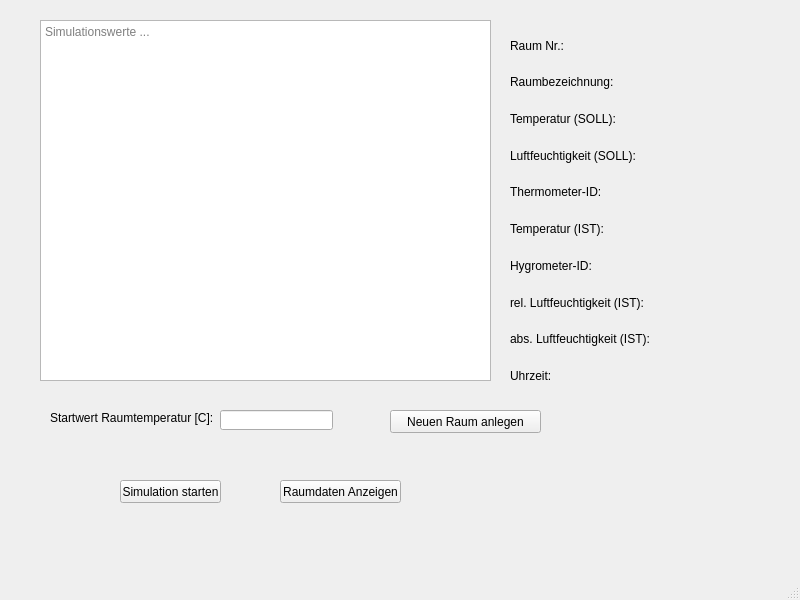
<?xml version="1.0" encoding="UTF-8"?>
<ui version="4.0">
 <class>MainWindow</class>
 <widget class="QMainWindow" name="MainWindow">
  <property name="geometry">
   <rect>
    <x>0</x>
    <y>0</y>
    <width>800</width>
    <height>600</height>
   </rect>
  </property>
  <property name="windowTitle">
   <string>MainWindow</string>
  </property>
  <widget class="QWidget" name="centralwidget">
   <widget class="QPushButton" name="btn_create_room">
    <property name="geometry">
     <rect>
      <x>390</x>
      <y>410</y>
      <width>151</width>
      <height>23</height>
     </rect>
    </property>
    <property name="text">
     <string>Neuen Raum anlegen</string>
    </property>
   </widget>
   <widget class="QPushButton" name="btn_show_sim_data">
    <property name="geometry">
     <rect>
      <x>280</x>
      <y>480</y>
      <width>121</width>
      <height>23</height>
     </rect>
    </property>
    <property name="text">
     <string>Raumdaten Anzeigen</string>
    </property>
   </widget>
   <widget class="QPushButton" name="btn_exec_sim">
    <property name="geometry">
     <rect>
      <x>120</x>
      <y>480</y>
      <width>101</width>
      <height>23</height>
     </rect>
    </property>
    <property name="text">
     <string>Simulation starten</string>
    </property>
   </widget>
   <widget class="QTextBrowser" name="brw">
    <property name="geometry">
     <rect>
      <x>40</x>
      <y>20</y>
      <width>451</width>
      <height>361</height>
     </rect>
    </property>
    <property name="placeholderText">
     <string>Simulationswerte ...</string>
    </property>
   </widget>
   <widget class="QWidget" name="verticalLayoutWidget">
    <property name="geometry">
     <rect>
      <x>510</x>
      <y>30</y>
      <width>281</width>
      <height>361</height>
     </rect>
    </property>
    <layout class="QVBoxLayout" name="sim_data">
     <item>
      <widget class="QLabel" name="lbl_room_no">
       <property name="text">
        <string>Raum Nr.:</string>
       </property>
      </widget>
     </item>
     <item>
      <widget class="QLabel" name="lbl_room_name">
       <property name="text">
        <string>Raumbezeichnung:</string>
       </property>
      </widget>
     </item>
     <item>
      <widget class="QLabel" name="lbl_target_temp">
       <property name="text">
        <string>Temperatur (SOLL):</string>
       </property>
      </widget>
     </item>
     <item>
      <widget class="QLabel" name="lbl_target_humidity">
       <property name="text">
        <string>Luftfeuchtigkeit (SOLL):</string>
       </property>
      </widget>
     </item>
     <item>
      <widget class="QLabel" name="lbl_thermometer_id">
       <property name="text">
        <string>Thermometer-ID:</string>
       </property>
      </widget>
     </item>
     <item>
      <widget class="QLabel" name="lbl_current_temp">
       <property name="text">
        <string>Temperatur (IST):</string>
       </property>
      </widget>
     </item>
     <item>
      <widget class="QLabel" name="lbl_hygrometer_id">
       <property name="text">
        <string>Hygrometer-ID:</string>
       </property>
      </widget>
     </item>
     <item>
      <widget class="QLabel" name="lbl_relative_humidity">
       <property name="text">
        <string>rel. Luftfeuchtigkeit (IST):</string>
       </property>
      </widget>
     </item>
     <item>
      <widget class="QLabel" name="lbl_absolute_humidity">
       <property name="text">
        <string>abs. Luftfeuchtigkeit (IST):</string>
       </property>
      </widget>
     </item>
     <item>
      <widget class="QLabel" name="lbl_time">
       <property name="text">
        <string>Uhrzeit:</string>
       </property>
      </widget>
     </item>
    </layout>
   </widget>
   <widget class="QLabel" name="lbl_starting_temp">
    <property name="geometry">
     <rect>
      <x>50</x>
      <y>410</y>
      <width>171</width>
      <height>16</height>
     </rect>
    </property>
    <property name="text">
     <string>Startwert Raumtemperatur [C]:</string>
    </property>
   </widget>
   <widget class="QLineEdit" name="le_starting_temp">
    <property name="geometry">
     <rect>
      <x>220</x>
      <y>410</y>
      <width>113</width>
      <height>20</height>
     </rect>
    </property>
   </widget>
  </widget>
  <widget class="QMenuBar" name="menubar">
   <property name="geometry">
    <rect>
     <x>0</x>
     <y>0</y>
     <width>800</width>
     <height>21</height>
    </rect>
   </property>
  </widget>
  <widget class="QStatusBar" name="statusbar"/>
 </widget>
 <resources/>
 <connections/>
</ui>
